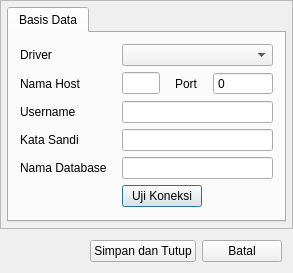
<?xml version="1.0" encoding="UTF-8"?>
<ui version="4.0">
 <class>InitialSettingsDialog</class>
 <widget class="QDialog" name="InitialSettingsDialog">
  <property name="geometry">
   <rect>
    <x>0</x>
    <y>0</y>
    <width>293</width>
    <height>261</height>
   </rect>
  </property>
  <property name="windowTitle">
   <string>Pengaturan</string>
  </property>
  <layout class="QVBoxLayout" name="verticalLayout_2">
   <property name="spacing">
    <number>0</number>
   </property>
   <property name="leftMargin">
    <number>0</number>
   </property>
   <property name="topMargin">
    <number>0</number>
   </property>
   <property name="rightMargin">
    <number>0</number>
   </property>
   <property name="bottomMargin">
    <number>0</number>
   </property>
   <item>
    <widget class="QFrame" name="contentFrame">
     <property name="frameShape">
      <enum>QFrame::StyledPanel</enum>
     </property>
     <property name="frameShadow">
      <enum>QFrame::Raised</enum>
     </property>
     <layout class="QVBoxLayout" name="verticalLayout">
      <property name="spacing">
       <number>5</number>
      </property>
      <property name="leftMargin">
       <number>6</number>
      </property>
      <property name="topMargin">
       <number>6</number>
      </property>
      <property name="rightMargin">
       <number>6</number>
      </property>
      <property name="bottomMargin">
       <number>6</number>
      </property>
      <item>
       <widget class="QTabWidget" name="tabWidget">
        <property name="currentIndex">
         <number>0</number>
        </property>
        <widget class="QWidget" name="tab">
         <attribute name="title">
          <string>Basis Data</string>
         </attribute>
         <layout class="QGridLayout" name="gridLayout">
          <property name="horizontalSpacing">
           <number>15</number>
          </property>
          <item row="4" column="1" colspan="3">
           <widget class="QLineEdit" name="databaseName"/>
          </item>
          <item row="2" column="1" colspan="3">
           <widget class="QLineEdit" name="usernameEdit">
            <property name="maxLength">
             <number>255</number>
            </property>
           </widget>
          </item>
          <item row="1" column="3">
           <widget class="QSpinBox" name="portSpinBox">
            <property name="minimumSize">
             <size>
              <width>60</width>
              <height>0</height>
             </size>
            </property>
            <property name="buttonSymbols">
             <enum>QAbstractSpinBox::NoButtons</enum>
            </property>
           </widget>
          </item>
          <item row="6" column="1">
           <spacer name="verticalSpacer">
            <property name="orientation">
             <enum>Qt::Vertical</enum>
            </property>
            <property name="sizeHint" stdset="0">
             <size>
              <width>20</width>
              <height>40</height>
             </size>
            </property>
           </spacer>
          </item>
          <item row="3" column="1" colspan="3">
           <widget class="QLineEdit" name="passwordEdit">
            <property name="maxLength">
             <number>255</number>
            </property>
            <property name="echoMode">
             <enum>QLineEdit::Password</enum>
            </property>
           </widget>
          </item>
          <item row="2" column="0">
           <widget class="QLabel" name="label_3">
            <property name="text">
             <string>Username</string>
            </property>
           </widget>
          </item>
          <item row="1" column="1">
           <widget class="QLineEdit" name="hostEdit">
            <property name="maxLength">
             <number>255</number>
            </property>
           </widget>
          </item>
          <item row="3" column="0">
           <widget class="QLabel" name="label_4">
            <property name="text">
             <string>Kata Sandi</string>
            </property>
           </widget>
          </item>
          <item row="0" column="1" colspan="3">
           <widget class="QComboBox" name="driverComboBox"/>
          </item>
          <item row="4" column="0">
           <widget class="QLabel" name="label_2">
            <property name="text">
             <string>Nama Database</string>
            </property>
           </widget>
          </item>
          <item row="1" column="0">
           <widget class="QLabel" name="label">
            <property name="text">
             <string>Nama Host</string>
            </property>
           </widget>
          </item>
          <item row="0" column="0">
           <widget class="QLabel" name="label_6">
            <property name="text">
             <string>Driver</string>
            </property>
           </widget>
          </item>
          <item row="1" column="2">
           <widget class="QLabel" name="label_5">
            <property name="text">
             <string>Port</string>
            </property>
           </widget>
          </item>
          <item row="5" column="1" colspan="3">
           <layout class="QHBoxLayout" name="horizontalLayout_2">
            <item>
             <widget class="QPushButton" name="testButton">
              <property name="text">
               <string>Uji Koneksi</string>
              </property>
             </widget>
            </item>
            <item>
             <spacer name="horizontalSpacer_2">
              <property name="orientation">
               <enum>Qt::Horizontal</enum>
              </property>
              <property name="sizeHint" stdset="0">
               <size>
                <width>40</width>
                <height>20</height>
               </size>
              </property>
             </spacer>
            </item>
           </layout>
          </item>
         </layout>
        </widget>
       </widget>
      </item>
     </layout>
    </widget>
   </item>
   <item>
    <widget class="QFrame" name="footerFrame">
     <layout class="QHBoxLayout" name="horizontalLayout">
      <item>
       <spacer name="horizontalSpacer">
        <property name="orientation">
         <enum>Qt::Horizontal</enum>
        </property>
        <property name="sizeHint" stdset="0">
         <size>
          <width>40</width>
          <height>20</height>
         </size>
        </property>
       </spacer>
      </item>
      <item>
       <widget class="QPushButton" name="okButton">
        <property name="text">
         <string>Simpan dan Tutup</string>
        </property>
       </widget>
      </item>
      <item>
       <widget class="QPushButton" name="cancelButton">
        <property name="text">
         <string>Batal</string>
        </property>
       </widget>
      </item>
     </layout>
    </widget>
   </item>
  </layout>
 </widget>
 <layoutdefault spacing="6" margin="11"/>
 <tabstops>
  <tabstop>tabWidget</tabstop>
  <tabstop>driverComboBox</tabstop>
  <tabstop>hostEdit</tabstop>
  <tabstop>portSpinBox</tabstop>
  <tabstop>usernameEdit</tabstop>
  <tabstop>passwordEdit</tabstop>
  <tabstop>databaseName</tabstop>
  <tabstop>testButton</tabstop>
  <tabstop>okButton</tabstop>
  <tabstop>cancelButton</tabstop>
 </tabstops>
 <resources/>
 <connections/>
</ui>
